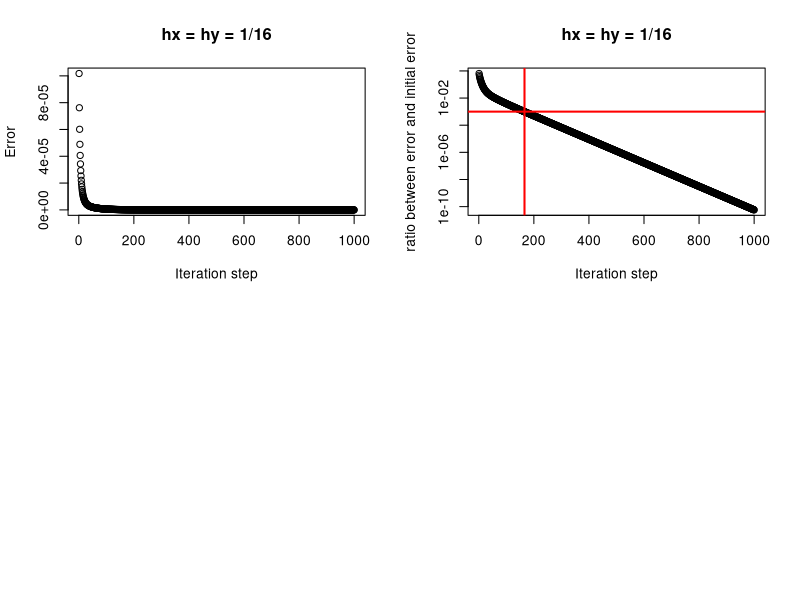

The R source for this figure:
f = function(y){
  return(cos(2*pi*y))
}

f = function(y){
  
  if(cos(2*pi*y)>=0){
    return(1)
  }
  
  if(cos(2*pi*y)<0){
    return(-1)
  }
}


### set mm  and get the "correct" answer

mm = 4

M = 2^mm - 1; N = 2^mm - 1

hx = 1/(M+1); hy = 1/(N+1)

A = matrix(0, nrow = M, ncol = M)

A[1,1] = -2; A[1,2] = 1

A[M, (M-1)] = 1; A[M, M] = -2

for (i in 2:(M-1)) {
  
  A[i,i] = -2
  
  A[i,(i-1)] <- A[i, (i+1)] <- 1
}

### for the matrix B

B = matrix(0, nrow = N, ncol = N)

B[1,1] = -1; B[1,2] = 1

B[N, (N-1)] = 1; B[N, N] = -1

for (i in 2:(N-1)) {
  
  B[i,i] = -2
  
  B[i,(i-1)] <- B[i, (i+1)] <- 1
}

### two important identity matrix

Ix = diag(1, nrow = M)
Iy = diag(1, nrow = N)

aa = kronecker(A, Iy)

bb = kronecker(Ix, B)

### the linear system is the following

### Qx = c

Q = (1/hx^2)*aa + (1/hy^2)*bb

c = rep(0, M*N)

c[1:N] = -sapply(hy*c(1:N),f)

correctans = as.numeric(solve(Q) %*% c)

### Starting here, I evaluated the iteration property

Q1 = diag(diag(Q)); Q1_inv = diag(1/diag(Q))

Q2 = Q - Q1

x = rep(0, length(c)) ## an initial value

initial.error = sum((x - correctans)^2)

Error = NULL

It = 1000 ## a larger number

for (it in 1:It) {
  
  x = Q1_inv %*% (c - Q2 %*% x)
  
  Error[it] = sum((x - correctans)^2)
  
  print(it)
  
}

par(mfrow = c(2,2))
plot(c(1:It), Error,
     xlab = "Iteration step", ylab = "Error", 
     main = "hx = hy = 1/16")
plot(c(1:It), Error/initial.error,
     xlab = "Iteration step", ylab = "ratio between error and initial error",
     main = "hx = hy = 1/16", log = "y")
abline(h = 0.001, col = "red", lwd = 2)
abline(v = min(c(1:It)[(Error/initial.error)<=0.001]), col = "red", lwd = 2)

